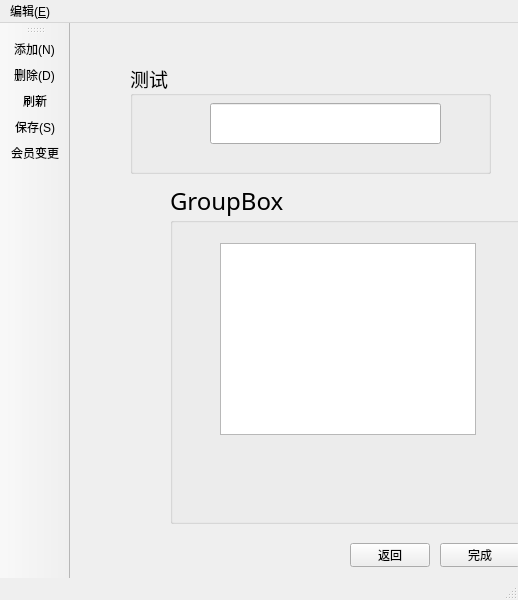
<?xml version="1.0" encoding="UTF-8"?>
<ui version="4.0">
 <class>UserManage</class>
 <widget class="QMainWindow" name="UserManage">
  <property name="geometry">
   <rect>
    <x>0</x>
    <y>0</y>
    <width>518</width>
    <height>600</height>
   </rect>
  </property>
  <property name="windowTitle">
   <string>MainWindow</string>
  </property>
  <property name="iconSize">
   <size>
    <width>50</width>
    <height>50</height>
   </size>
  </property>
  <widget class="QWidget" name="centralwidget">
   <widget class="QGroupBox" name="box1">
    <property name="geometry">
     <rect>
      <x>60</x>
      <y>40</y>
      <width>361</width>
      <height>111</height>
     </rect>
    </property>
    <property name="font">
     <font>
      <family>Adobe Heiti Std</family>
      <pointsize>14</pointsize>
     </font>
    </property>
    <property name="title">
     <string>测试</string>
    </property>
    <widget class="QLineEdit" name="searchEdit">
     <property name="geometry">
      <rect>
       <x>80</x>
       <y>40</y>
       <width>231</width>
       <height>41</height>
      </rect>
     </property>
    </widget>
   </widget>
   <widget class="QGroupBox" name="box2">
    <property name="geometry">
     <rect>
      <x>100</x>
      <y>160</y>
      <width>381</width>
      <height>341</height>
     </rect>
    </property>
    <property name="font">
     <font>
      <family>Adobe Kaiti Std</family>
      <pointsize>18</pointsize>
     </font>
    </property>
    <property name="title">
     <string>GroupBox</string>
    </property>
    <widget class="QTableWidget" name="tableWidget">
     <property name="geometry">
      <rect>
       <x>50</x>
       <y>60</y>
       <width>256</width>
       <height>192</height>
      </rect>
     </property>
    </widget>
   </widget>
   <widget class="QPushButton" name="backBtn">
    <property name="geometry">
     <rect>
      <x>280</x>
      <y>520</y>
      <width>80</width>
      <height>24</height>
     </rect>
    </property>
    <property name="text">
     <string>返回</string>
    </property>
   </widget>
   <widget class="QPushButton" name="OkBtn">
    <property name="geometry">
     <rect>
      <x>370</x>
      <y>520</y>
      <width>80</width>
      <height>24</height>
     </rect>
    </property>
    <property name="text">
     <string>完成</string>
    </property>
   </widget>
  </widget>
  <widget class="QStatusBar" name="statusbar"/>
  <widget class="QToolBar" name="toolBar">
   <property name="sizePolicy">
    <sizepolicy hsizetype="Preferred" vsizetype="Fixed">
     <horstretch>0</horstretch>
     <verstretch>0</verstretch>
    </sizepolicy>
   </property>
   <property name="windowTitle">
    <string>toolBar</string>
   </property>
   <property name="iconSize">
    <size>
     <width>45</width>
     <height>45</height>
    </size>
   </property>
   <attribute name="toolBarArea">
    <enum>LeftToolBarArea</enum>
   </attribute>
   <attribute name="toolBarBreak">
    <bool>false</bool>
   </attribute>
   <addaction name="action_N"/>
   <addaction name="action_D"/>
   <addaction name="action_refresh"/>
   <addaction name="action_S"/>
   <addaction name="action_star"/>
  </widget>
  <widget class="QMenuBar" name="menuBar">
   <property name="geometry">
    <rect>
     <x>0</x>
     <y>0</y>
     <width>518</width>
     <height>25</height>
    </rect>
   </property>
   <widget class="QMenu" name="menu">
    <property name="title">
     <string>编辑(&amp;E)</string>
    </property>
    <addaction name="action_N"/>
    <addaction name="action_D"/>
    <addaction name="action_star"/>
    <addaction name="action_refresh"/>
    <addaction name="action_S"/>
   </widget>
   <addaction name="menu"/>
  </widget>
  <action name="action_N">
   <property name="icon">
    <iconset resource="images.qrc">
     <normaloff>:/buttons/create.png</normaloff>:/buttons/create.png</iconset>
   </property>
   <property name="text">
    <string>添加(&amp;N)</string>
   </property>
  </action>
  <action name="action_D">
   <property name="icon">
    <iconset resource="images.qrc">
     <normaloff>:/buttons/delete.png</normaloff>:/buttons/delete.png</iconset>
   </property>
   <property name="text">
    <string>删除(&amp;D)</string>
   </property>
   <property name="shortcut">
    <string>Ctrl+Backspace</string>
   </property>
  </action>
  <action name="action_star">
   <property name="icon">
    <iconset resource="images.qrc">
     <normaloff>:/buttons/star1.png</normaloff>:/buttons/star1.png</iconset>
   </property>
   <property name="text">
    <string>会员变更</string>
   </property>
  </action>
  <action name="action_refresh">
   <property name="icon">
    <iconset resource="images.qrc">
     <normaloff>:/buttons/refresh.png</normaloff>:/buttons/refresh.png</iconset>
   </property>
   <property name="text">
    <string>刷新</string>
   </property>
  </action>
  <action name="action_S">
   <property name="icon">
    <iconset resource="images.qrc">
     <normaloff>:/buttons/save.png</normaloff>:/buttons/save.png</iconset>
   </property>
   <property name="text">
    <string>保存(&amp;S)</string>
   </property>
  </action>
 </widget>
 <resources>
  <include location="images.qrc"/>
 </resources>
 <connections/>
</ui>
